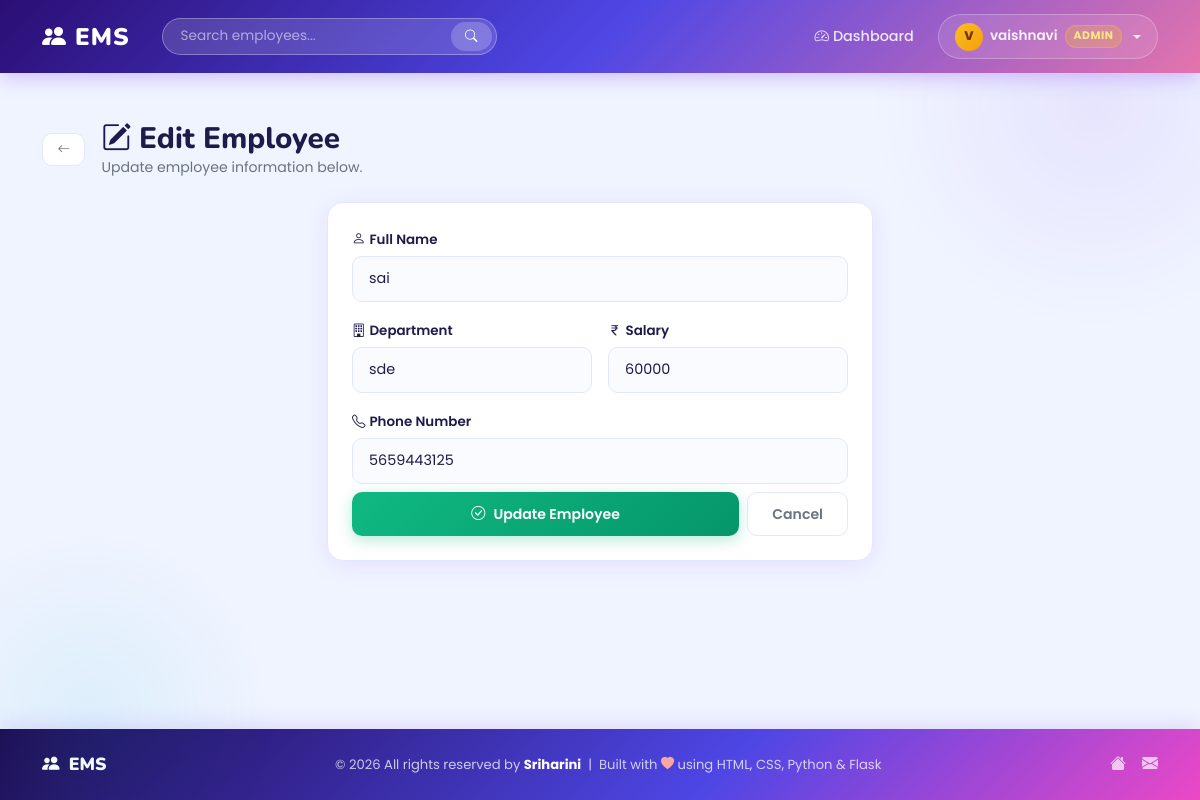
/edit/1 (signed in), run on the app's committed database.
### tables this page shows
CREATE TABLE employee (
    eid INTEGER PRIMARY KEY AUTOINCREMENT,
    ename TEXT,
    edept TEXT,
    esalary INTEGER,
    ephone TEXT,
    username TEXT
);

### app.py (the view, shortened to what this page needs)
@app.route("/edit/<int:eid>", methods=["GET", "POST"])
def edit_employee(eid):
    block = admin_required()
    if block: return block
    emp = q("SELECT * FROM employee WHERE eid=?", (eid,), fetch="one")
    if not emp:
        flash("Employee not found.", "danger")
        return redirect("/view_employee")
    return render_template("edit_employee.html", emp=emp)

### app.py (called while the page is built)
def get_db():
    if "db" not in g:
        g.db = sqlite3.connect(DATABASE)
        g.db.row_factory = sqlite3.Row   # rows behave like dicts AND support index
    return g.db

def q(sql, params=(), fetch="all"):
    db  = get_db()
    cur = db.execute(sql, params)
    if fetch == "one":
        return cur.fetchone()
    if fetch == "all":
        return cur.fetchall()
    db.commit()          # commit writes immediately
    return None

def logged_in():
    return session.get("username") is not None

def admin_required():
    if not logged_in():
        flash("Please log in to continue.", "warning")
        return redirect("/login")
    if session.get("role") != "admin":
        flash("Access denied. Admins only.", "danger")
        return redirect("/dashboard")
    return None

### templates/edit_employee.html (shortened to what this page needs)
{% extends 'base.html' %}
{% block content %}
<div class="d-flex align-items-center gap-3 mb-4">
  <a href="/view_employee" class="btn btn-outline-secondary btn-sm">
    <i class="bi bi-arrow-left"></i>
  </a>
  <div>
    <h1 class="page-title mb-0"><i class="bi bi-pencil-square me-2"></i>Edit Employee</h1>
    <p class="page-subtitle mb-0">Update employee information below.</p>
  </div>
</div>
<div class="row justify-content-center">
  <div class="col-md-8 col-lg-6">
    <div class="card p-4">
      <form action="/edit/{{emp[0]}}" method="post">
        <div class="row g-3">
          <div class="col-12">
            <label class="form-label"><i class="bi bi-person me-1"></i>Full Name</label>
            <input class="form-control" type="text" name="ename" value="{{ emp[1] }}" required>
          </div>
          <div class="col-sm-6">
            <label class="form-label"><i class="bi bi-building me-1"></i>Department</label>
            <input class="form-control" type="text" name="edept" value="{{ emp[2] }}" required>
          </div>
          <div class="col-sm-6">
            <label class="form-label"><i class="bi bi-currency-rupee me-1"></i>Salary</label>
            <input class="form-control" type="number" name="esalary" value="{{ emp[3] }}" required>
          </div>
          <div class="col-12">
            <label class="form-label"><i class="bi bi-telephone me-1"></i>Phone Number</label>
            <input class="form-control" type="text" name="ephone" value="{{ emp[4] }}" required>
          </div>
          <div class="col-12 d-flex gap-2 mt-2">
            <button class="btn btn-success flex-grow-1" type="submit">
              <i class="bi bi-check-circle me-2"></i>Update Employee
            </button>
            <a href="/view_employee" class="btn btn-outline-secondary">Cancel</a>
          </div>
        </div>
      </form>
    </div>
  </div>
</div>
{% endblock %}

### static/style.css (style rules this page uses)
:root { --purple: #7c3aed; --purple-l: #a78bfa; --pink: #ec4899; --orange: #f97316; --teal: #06b6d4; --green: #10b981; --yellow: #f59e0b; --indigo: #4f46e5; --bg: #f0f4ff; --white: #ffffff; --border: #e0e7ff; --text: #1e1b4b; --muted: #6b7280; --radius: 16px; --radius-sm:10px; --shadow: 0 4px 24px rgba(124,58,237,0.10); --shadow-lg:0 12px 40px rgba(124,58,237,0.18); }
*, *::before, *::after { box-sizing: border-box; margin: 0; padding: 0; }
html { height: 100%; }
body { font-family: 'Poppins', sans-serif; background: var(--bg); color: var(--text); min-height: 100vh; display: flex; flex-direction: column; }
body::before { content: ''; position: fixed; top: -120px; right: -120px; width: 450px; height: 450px; background: radial-gradient(circle, rgba(124,58,237,0.08), transparent 70%); pointer-events: none; z-index: 0; }
body::after { content: ''; position: fixed; bottom: -100px; left: -100px; width: 380px; height: 380px; background: radial-gradient(circle, rgba(6,182,212,0.08), transparent 70%); pointer-events: none; z-index: 0; }
.card { background: var(--white) !important; border: 1px solid var(--border) !important; border-radius: var(--radius) !important; box-shadow: var(--shadow) !important; transition: transform 0.25s, box-shadow 0.25s; }
.form-control, .form-select { background: #fafbff !important; border: 1.5px solid var(--border) !important; border-radius: var(--radius-sm) !important; color: var(--text) !important; font-family: 'Poppins', sans-serif !important; font-size: 0.9rem !important; padding: 0.7rem 1rem !important; transition: border-color 0.2s, box-shadow 0.2s; }
.form-control::placeholder { color: #b0b7c3 !important; }
.form-label { color: var(--text); font-size: 0.84rem; font-weight: 600; margin-bottom: 6px; }
.btn { font-family: 'Poppins', sans-serif !important; font-weight: 600; border-radius: var(--radius-sm) !important; padding: 0.65rem 1.5rem !important; font-size: 0.88rem !important; transition: all 0.22s ease !important; }
.btn-success { background: linear-gradient(135deg, var(--green), #059669) !important; border: none !important; color: #fff !important; box-shadow: 0 4px 15px rgba(16,185,129,0.3) !important; }
.btn-outline-secondary { border: 1.5px solid var(--border) !important; color: var(--muted) !important; background: #fff !important; }
.btn-sm { padding: 0.38rem 0.9rem !important; font-size: 0.79rem !important; }
.page-title { font-family: 'Nunito', sans-serif; font-size: 1.85rem; font-weight: 800; color: var(--text); margin-bottom: 0.15rem; }
.page-subtitle { color: var(--muted); font-size: 0.88rem; }
a { color: var(--purple); }

### data on the page
employee: ename "sai", edept "sde", esalary "60000", ephone "5659443125"

### other printed values
{{ session.get('username', 'A')[0]|upper }} "V"
{{ session.get('username') }} "vaishnavi"
